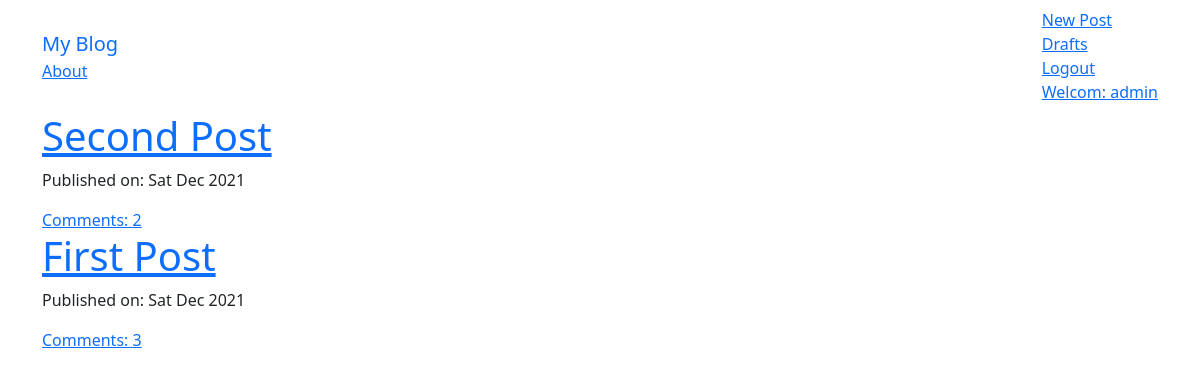
The app's page / (signed in) with its own data.
### blog/models.py (models this page shows, shortened)
class Post(models.Model):
    author = models.ForeignKey('auth.User', on_delete=models.CASCADE)
    title = models.CharField(max_length=256)
    text = models.TextField()
    created_date = models.DateTimeField(default=timezone.now())
    published_date = models.DateTimeField(blank=True, null=True)

### blog/views.py (the view)
# urls.py: path('', views.PostListView.as_view(), name='post_list'),
class PostListView(ListView):
    model = Post
    def get_queryset(self):
        return Post.objects.filter(published_date__lte=timezone.now()).order_by('-published_date')

### blog/templates/blog/post_list.html
{% extends 'blog/base.html' %}
{% block content %}
<div class="centerstage">
    {% for post in post_list %}
    <div class="post">
        <h1><a href="{% url 'post_detail' pk=post.pk %}">{{ post.title }}</a></h1>
    </div>
    <div class="date">
        <p>Published on: {{post.published_date|date:'D M Y' }}</p>
    </div>
    <a href="{% url 'post_detail' pk=post.pk %}">Comments: {{ post.comments.count }}</a>
    {% endfor %}
</div>
{% endblock %}

### blog/templates/blog/base.html (shortened to what this page needs)
<!DOCTYPE html>
{% load static %}
<html lang="en">
<head>
    <link href="https://cdn.jsdelivr.net/npm/bootstrap@5.1.3/dist/css/bootstrap.min.css" rel="stylesheet"
>
    <link rel="stylesheet" href="//cdn.jsdelivr.net/npm/medium-editor@latest/dist/css/medium-editor.min.css"
        type="text/css" media="screen" charset="utf-8">
    <link rel="stylesheet" href="{% static 'css/blog.css' %}">
</head>
<body>
    <nav class="navbar navbar-default custom-navbar">
        <div class="container">
            <ul class="nav navbar-nav">
                <li><a href="{% url 'post_list' %}" class="navbar-brand">My Blog</a></li>
                <li><a href="{% url 'about' %}" class="navbar-link">About</a></li>
            </ul>
            <ul class="nav navbar-nav navbar-right">
                {% if user.is_authenticated %}
                <li>
                    <a href="{% url 'post_new' %}">New Post</a>
                </li>
                <li>
                    <a href="{% url 'post_draft_list' %}">Drafts</a>
                </li>
                <li>
                    <a href="{% url 'logout' %}">Logout</a>
                </li>
                <li>
                    <a href="">Welcom: {{ user.username }}</a>
                </li>
                {% else %}
                <li><a href="{% url 'login' %}" class="nav navbar-right"><span
                            class="glyphicon glyphicon-user"></span></a></li>
                {% endif %}
            </ul>
        </div>
    </nav>
    <div class="content container">
        <div class="row">
            <div class="col-md-8">
                <div class="blog_posts">
                    {% block content %}
                    {% endblock %}
                </div>
            </div>
        </div>
    </div>
</body>
</html>

### blog/static/css/blog.css (style rules this page uses)
.centerstage { margin-left: auto; margin-right: auto; }

### records on screen
Post: title "Second Post", published_date "Sat Dec 2021", comments.count "2"
Post: title "First Post", published_date "Sat Dec 2021", comments.count "3"

### other values on screen
{{ user.username }} "admin"
